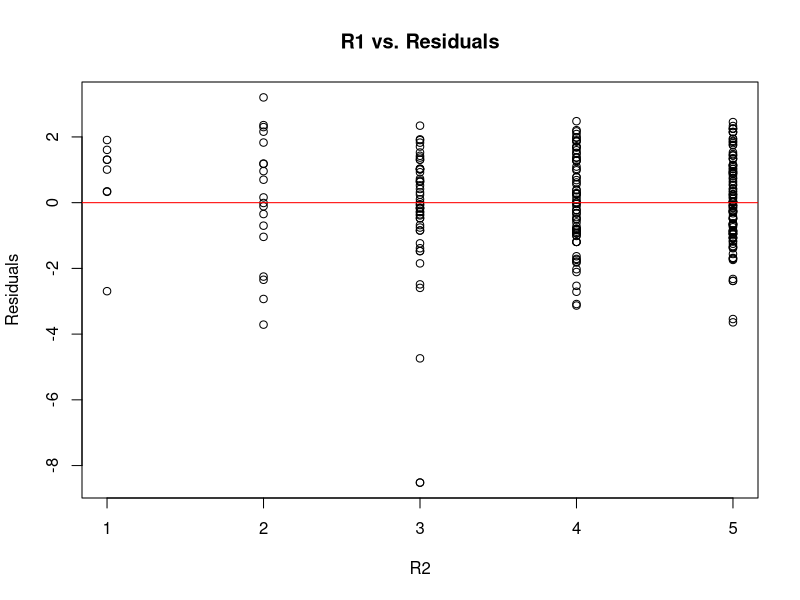
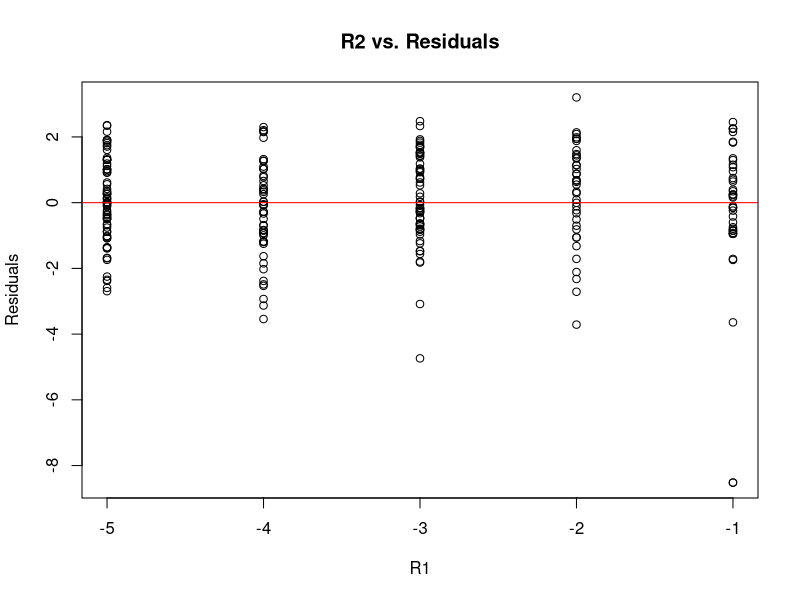
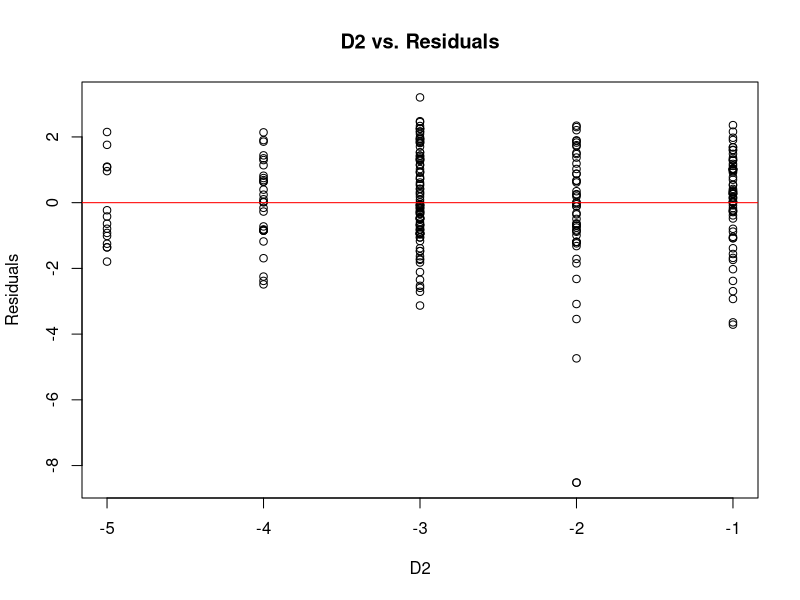
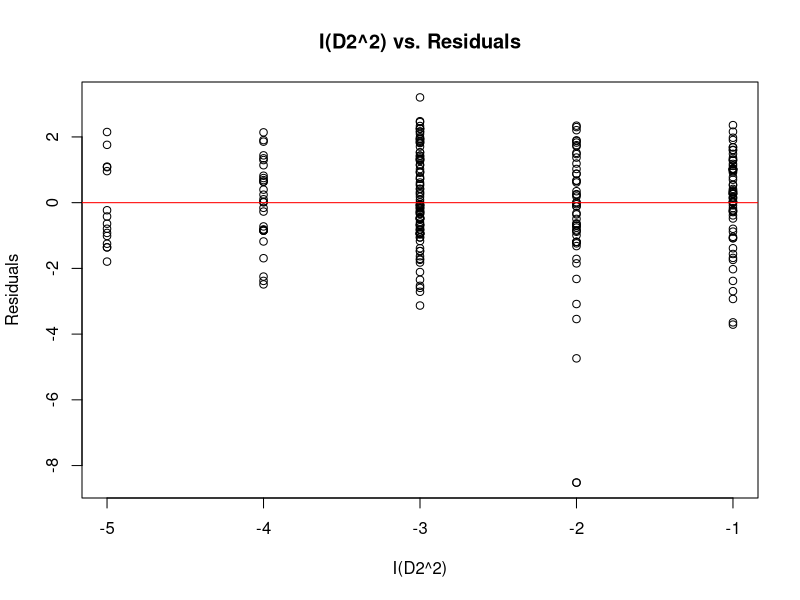
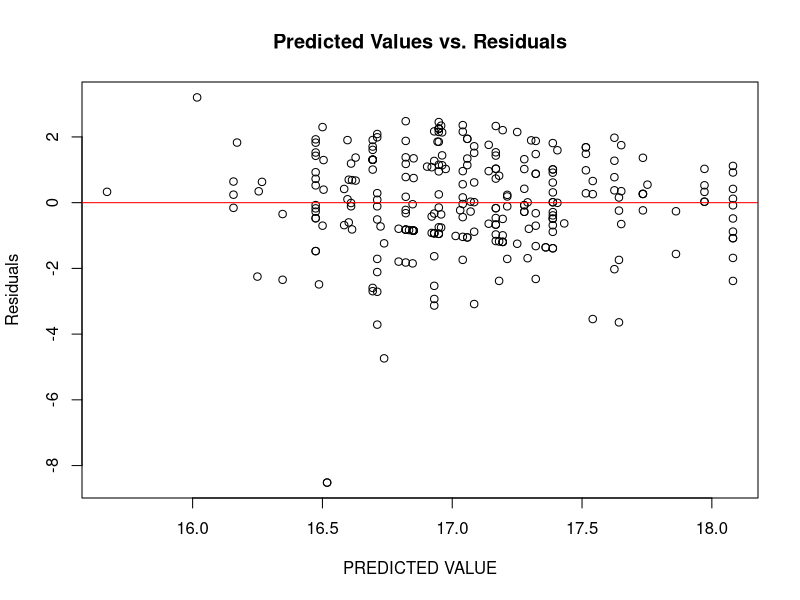

Reproduce these figures in R, in order. (Note: this script raises an error after producing the figures.)
## ---- chunk 1
data_sp <- read.csv(file = "DataEthicsPerformance.csv")
head(data_sp)
library("Hmisc")
knitr::opts_chunk$set(echo = TRUE)
## ---- chunk 2
#Find the Good model to illustrating the relationship between 5 latent 
#variables(Justice, Relativist,Egoism, Utilitarianism, Denotology) and Student 
#Academic Achievement 
res <- cor(data_sp)
round(res, 2)
res2 <- rcorr(as.matrix(data_sp))
#1 Generating the Full model with all independent and dependent variables
full.mod = lm(AA1 + AA2 ~ J1 + J2 + R1 + R2 + E1 + E2 + U1 + U2 + U3 + D1 + D2,
              data = data_sp)
summary(full.mod)
anova(full.mod)
# Summary of full model
qf(0.95,5,21)
###Estimating set-up model which contains eleven explanatory variables and two 
###Response variable. Then, setting up hypothesis to determine if there exists 
###at least one explanatory variable that 
###should be included in the model by using partial by conducting partial F test
###to address P-value for each explanatory variables.

# Full Model
full.mod = lm(AA1 + AA2 ~ J1 + J2 + R1 + R2 + E1 + E2 + U1 + U2 + U3 + D1 + D2, data = data_sp)
red.mod  = lm(AA1 + AA2 ~ R2 + R1 + D2, data = data_sp) ### New Reduction model 
qf(0.95,5,21) ### Testing critical value of reduction model see whether critical
#value greater than 1.96  
summary(red.mod)

## ---- chunk 3
 
fit.stat<-function(model, data) {
  mod.fit<-lm(formula = model, data = data)
  sum.fit<-summary(mod.fit)
  n <-length(mod.fit$residuals)
  aic.mod<-AIC(object = mod.fit, k = 2)
  BIC.mod<-AIC(object = mod.fit, k = log(n))
  sse<-anova(mod.fit)$"Sum Sq"[length(anova(mod.fit)$"Sum Sq")]
  p<-length(mod.fit$coefficients)
  press<-sum(mod.fit$residuals^2/(1 - lm.influence(mod.fit)$hat)^2)
  data.frame(Rsq = sum.fit$r.squared, AdjRsq = sum.fit$adj.r.squared,
             AIC.stat = aic.mod, BIC.stat = BIC.mod, PRESS = press)
}

# Start with full model of our reduction model  
full.mod.reg <- lm(AA1 + AA2 ~ R2 + R1 + D2, data = data_sp)
summary(full.mod.reg)
MSE.all <- summary(full.mod.reg)$sigma^2                # Mean Square Error
MSE.all

# Use Fit options to see if R2, should be included: it's arguable whether R2 should be included
mod1 = fit.stat(model =  AA1 + AA2 ~ R2 , data = data_sp)
# Use Fit options to see if R1, should be included: it's arguable whether R1 should be included
mod2 = fit.stat(model = AA1 + AA2 ~ R2 + R1 , data = data_sp)
# Use Fit options to see if D2, should be included: it's arguable whether R2 should be included
mod3 = fit.stat(model = AA1 + AA2 ~ R2 + R1 + D2, data = data_sp)

fit.results = cbind(name = 1:3, rbind(mod1, mod2, mod3))
fit.results
###Compare 5 testing value(Adjust R square, R square, AIC stat, BIC stat, and PRESS). 
###The mod3 has heighest R value and adjust R square value, and has lowest AIC 
###and BIC value, lastly lowest PRESS value. 

mod4 = fit.stat(model = AA1 + AA2 ~ R2 + R1 + D2 + I(R2^2), data = data_sp)
mod5 = fit.stat(model = AA1 + AA2 ~ R2 + R1 + D2 + I(R1^2), data = data_sp)
mod6 = fit.stat(model = AA1 + AA2 ~ R2 + R1 + D2 + I(D2^2), data = data_sp)
fit.results = cbind(name = 1:3, rbind(mod4, mod5, mod6))
fit.results

## ---- chunk 4
full.mod.reg <- lm(AA1 + AA2 ~ R2 + R1 + D2 + I(D2^2), data = data_sp)
# residuals vs R2
plot(x = data_sp$R2, y = full.mod.reg$residuals, main = "R1 vs. Residuals",
     xlab = "R2", ylab = "Residuals")
abline(h=0, col="red")

# residuals vs R1
plot(x = data_sp$R1, y = full.mod.reg$residuals, main = "R2 vs. Residuals",
     xlab = "R1", ylab = "Residuals")
abline(h=0, col="red")

#residuals vs D2
plot(x = data_sp$D2, y = full.mod.reg$residuals, main = "D2 vs. Residuals",
     xlab = "D2", ylab = "Residuals")
abline(h=0, col="red")

#residual vsI(D2^2)
plot(x = data_sp$D2, y = full.mod.reg$residuals, main = "I(D2^2) vs. Residuals",
     xlab = "I(D2^2)", ylab = "Residuals")
abline(h=0, col="red")
# residuals vs predicted values
plot(x = full.mod.reg$fitted.values, y = full.mod.reg$residuals,main="Predicted Values vs. Residuals",
     xlab = "PREDICTED VALUE", ylab = "Residuals")
abline(h=0, col="red")

# Box-Cox transformation
## ---- chunk 5
library(MASS) # Box Cox function is in the MASS library
save.bc<-boxcox(object = full.mod.reg, lambda = seq(from = -10, to = 10, by = 0.01))
title(main = "Box-Cox transformation plot")
lambda.hat<-save.bc$x[save.bc$y == max(save.bc$y)] 
lambda.hat # raise y-hat to this power for transformation

mod.fit.trans<-lm(formula = (AA1+AA2)^lambda.hat ~ R2 + R1 + D2 + I(D2^2), data = data_sp)
library(MASS) # Box Cox function is in the MASS library
save.bc<-boxcox(object = mod.fit.trans, lambda = seq(from = -10, to = 10, by = 0.01))
title(main = "Box-Cox transformation plot")
lambda.hat<-save.bc$x[save.bc$y == max(save.bc$y)] 
lambda.hat # raise y-hat to this power for transformation
